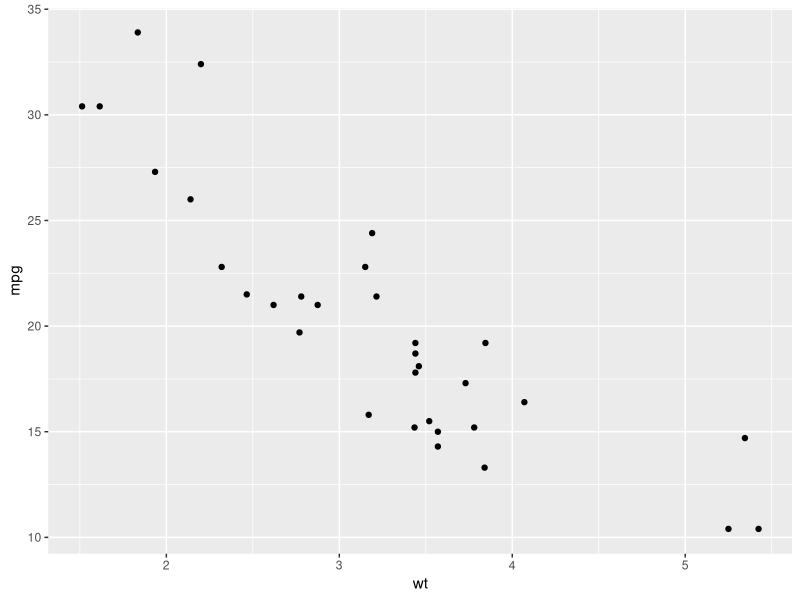
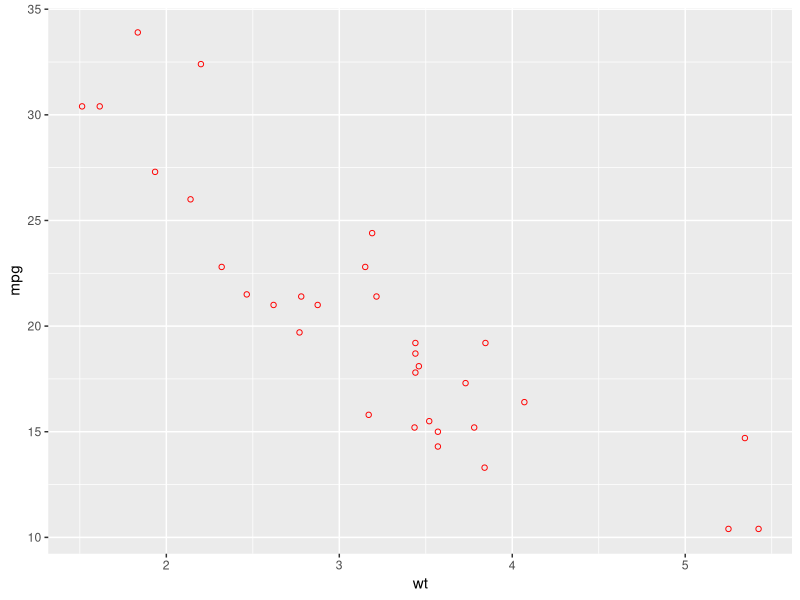

Source code (R) for these figures, in order:
## ---- chunk 1
    # install ggplot2
    # install.packages("ggplot2")

    # install other related packages
    # install.packages("tidyverse")

## ---- chunk 2
# load data
data(mtcars)
## ---- chunk 3
mtcars
## ---- chunk 4
    # import ggplot2 library
    library(ggplot2)

    # create a basic scatter plot
    ggplot(data = mtcars) +
      geom_point(mapping = aes(x = wt, y = mpg))

## ---- chunk 5
    # import ggplot2 library
    library(ggplot2)

    # create a scatter plot with red color and different shape

    ggplot(data = mtcars) +
      geom_point(mapping = aes(x = wt, y = mpg), color = "red", shape = 1)

